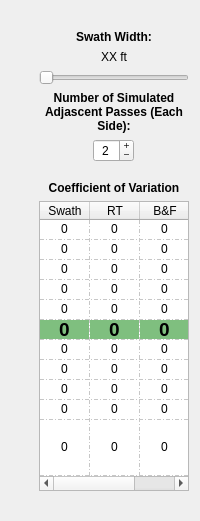
      <widget class="QWidget" name="tab4">
       <attribute name="title">
        <string>Simulations</string>
       </attribute>
       <layout class="QHBoxLayout" name="horizontalLayout_62">
        <item>
         <layout class="QVBoxLayout" name="verticalLayout_17">
          <item>
           <widget class="MplWidget" name="plotWidgetRacetrack" native="true">
            <property name="sizePolicy">
             <sizepolicy hsizetype="Expanding" vsizetype="Preferred">
              <horstretch>0</horstretch>
              <verstretch>0</verstretch>
             </sizepolicy>
            </property>
           </widget>
          </item>
          <item>
           <widget class="MplWidget" name="plotWidgetBackAndForth" native="true">
            <property name="sizePolicy">
             <sizepolicy hsizetype="Expanding" vsizetype="Preferred">
              <horstretch>0</horstretch>
              <verstretch>0</verstretch>
             </sizepolicy>
            </property>
           </widget>
          </item>
         </layout>
        </item>
        <item>
         <layout class="QVBoxLayout" name="verticalLayout_33">
          <item>
           <spacer name="verticalSpacer_9">
            <property name="orientation">
             <enum>Qt::Vertical</enum>
            </property>
            <property name="sizeHint" stdset="0">
             <size>
              <width>98</width>
              <height>19</height>
             </size>
            </property>
           </spacer>
          </item>
          <item>
           <widget class="QLabel" name="label_34">
            <property name="sizePolicy">
             <sizepolicy hsizetype="Preferred" vsizetype="Preferred">
              <horstretch>0</horstretch>
              <verstretch>0</verstretch>
             </sizepolicy>
            </property>
            <property name="font">
             <font>
              <weight>75</weight>
              <bold>true</bold>
             </font>
            </property>
            <property name="text">
             <string>Swath Width:</string>
            </property>
            <property name="alignment">
             <set>Qt::AlignCenter</set>
            </property>
           </widget>
          </item>
          <item>
           <widget class="QLabel" name="labelSimulatedSwath">
            <property name="sizePolicy">
             <sizepolicy hsizetype="Preferred" vsizetype="Preferred">
              <horstretch>0</horstretch>
              <verstretch>0</verstretch>
             </sizepolicy>
            </property>
            <property name="text">
             <string>XX ft</string>
            </property>
            <property name="alignment">
             <set>Qt::AlignCenter</set>
            </property>
           </widget>
          </item>
          <item>
           <widget class="QSlider" name="horizontalSliderSimulatedSwath">
            <property name="sizePolicy">
             <sizepolicy hsizetype="Preferred" vsizetype="Fixed">
              <horstretch>0</horstretch>
              <verstretch>0</verstretch>
             </sizepolicy>
            </property>
            <property name="maximumSize">
             <size>
              <width>16777215</width>
              <height>16777215</height>
             </size>
            </property>
            <property name="orientation">
             <enum>Qt::Horizontal</enum>
            </property>
           </widget>
          </item>
          <item>
           <widget class="QLabel" name="label_35">
            <property name="sizePolicy">
             <sizepolicy hsizetype="Preferred" vsizetype="Preferred">
              <horstretch>0</horstretch>
              <verstretch>0</verstretch>
             </sizepolicy>
            </property>
            <property name="maximumSize">
             <size>
              <width>150</width>
              <height>16777215</height>
             </size>
            </property>
            <property name="font">
             <font>
              <weight>75</weight>
              <bold>true</bold>
             </font>
            </property>
            <property name="frameShape">
             <enum>QFrame::NoFrame</enum>
            </property>
            <property name="text">
             <string>Number of Simulated Adjascent Passes (Each Side):</string>
            </property>
            <property name="alignment">
             <set>Qt::AlignCenter</set>
            </property>
            <property name="wordWrap">
             <bool>true</bool>
            </property>
           </widget>
          </item>
          <item alignment="Qt::AlignHCenter">
           <widget class="QSpinBox" name="spinBoxSimulatedSwathPasses">
            <property name="sizePolicy">
             <sizepolicy hsizetype="Fixed" vsizetype="Fixed">
              <horstretch>0</horstretch>
              <verstretch>0</verstretch>
             </sizepolicy>
            </property>
            <property name="layoutDirection">
             <enum>Qt::LeftToRight</enum>
            </property>
            <property name="wrapping">
             <bool>false</bool>
            </property>
            <property name="alignment">
             <set>Qt::AlignCenter</set>
            </property>
            <property name="buttonSymbols">
             <enum>QAbstractSpinBox::PlusMinus</enum>
            </property>
            <property name="accelerated">
             <bool>false</bool>
            </property>
            <property name="showGroupSeparator" stdset="0">
             <bool>false</bool>
            </property>
            <property name="suffix">
             <string/>
            </property>
            <property name="maximum">
             <number>10</number>
            </property>
            <property name="value">
             <number>2</number>
            </property>
           </widget>
          </item>
          <item>
           <spacer name="verticalSpacer_11">
            <property name="orientation">
             <enum>Qt::Vertical</enum>
            </property>
            <property name="sizeHint" stdset="0">
             <size>
              <width>13</width>
              <height>13</height>
             </size>
            </property>
           </spacer>
          </item>
          <item>
           <widget class="QLabel" name="label_36">
            <property name="sizePolicy">
             <sizepolicy hsizetype="Preferred" vsizetype="Preferred">
              <horstretch>0</horstretch>
              <verstretch>0</verstretch>
             </sizepolicy>
            </property>
            <property name="font">
             <font>
              <weight>75</weight>
              <bold>true</bold>
             </font>
            </property>
            <property name="text">
             <string>Coefficient of Variation</string>
            </property>
            <property name="alignment">
             <set>Qt::AlignCenter</set>
            </property>
            <property name="wordWrap">
             <bool>true</bool>
            </property>
           </widget>
          </item>
          <item>
           <widget class="QTableWidget" name="tableWidgetCV">
            <property name="sizePolicy">
             <sizepolicy hsizetype="Fixed" vsizetype="Expanding">
              <horstretch>0</horstretch>
              <verstretch>0</verstretch>
             </sizepolicy>
            </property>
            <property name="minimumSize">
             <size>
              <width>0</width>
              <height>290</height>
             </size>
            </property>
            <property name="maximumSize">
             <size>
              <width>150</width>
              <height>290</height>
             </size>
            </property>
            <property name="selectionMode">
             <enum>QAbstractItemView::NoSelection</enum>
            </property>
            <property name="gridStyle">
             <enum>Qt::DashDotLine</enum>
            </property>
            <attribute name="horizontalHeaderCascadingSectionResizes">
             <bool>true</bool>
            </attribute>
            <attribute name="horizontalHeaderDefaultSectionSize">
             <number>50</number>
            </attribute>
            <attribute name="horizontalHeaderMinimumSectionSize">
             <number>50</number>
            </attribute>
            <attribute name="horizontalHeaderStretchLastSection">
             <bool>false</bool>
            </attribute>
            <attribute name="verticalHeaderVisible">
             <bool>false</bool>
            </attribute>
            <attribute name="verticalHeaderCascadingSectionResizes">
             <bool>true</bool>
            </attribute>
            <attribute name="verticalHeaderDefaultSectionSize">
             <number>20</number>
            </attribute>
            <attribute name="verticalHeaderMinimumSectionSize">
             <number>10</number>
            </attribute>
            <attribute name="verticalHeaderShowSortIndicator" stdset="0">
             <bool>false</bool>
            </attribute>
            <attribute name="verticalHeaderStretchLastSection">
             <bool>true</bool>
            </attribute>
            <row>
             <property name="text">
              <string>m10</string>
             </property>
            </row>
            <row>
             <property name="text">
              <string>m8</string>
             </property>
            </row>
            <row>
             <property name="text">
              <string>m6</string>
             </property>
            </row>
            <row>
             <property name="text">
              <string>m4</string>
             </property>
            </row>
            <row>
             <property name="text">
              <string>m2</string>
             </property>
            </row>
            <row>
             <property name="text">
              <string>c</string>
             </property>
             <property name="background">
              <color alpha="128">
               <red>0</red>
               <green>128</green>
               <blue>0</blue>
              </color>
             </property>
            </row>
            <row>
             <property name="text">
              <string>p2</string>
             </property>
            </row>
            <row>
             <property name="text">
              <string>p4</string>
             </property>
            </row>
            <row>
             <property name="text">
              <string>p6</string>
             </property>
            </row>
            <row>
             <property name="text">
              <string>p8</string>
             </property>
            </row>
            <row>
             <property name="text">
              <string>p10</string>
             </property>
            </row>
            <column>
             <property name="text">
              <string>Swath</string>
             </property>
             <property name="textAlignment">
              <set>AlignCenter</set>
             </property>
            </column>
            <column>
             <property name="text">
              <string>RT</string>
             </property>
             <property name="textAlignment">
              <set>AlignCenter</set>
             </property>
            </column>
            <column>
             <property name="text">
              <string>B&amp;F</string>
             </property>
             <property name="textAlignment">
              <set>AlignCenter</set>
             </property>
            </column>
            <item row="0" column="0">
             <property name="text">
              <string>0</string>
             </property>
             <property name="textAlignment">
              <set>AlignCenter</set>
             </property>
            </item>
            <item row="0" column="1">
             <property name="text">
              <string>0</string>
             </property>
             <property name="textAlignment">
              <set>AlignCenter</set>
             </property>
            </item>
            <item row="0" column="2">
             <property name="text">
              <string>0</string>
             </property>
             <property name="textAlignment">
              <set>AlignCenter</set>
             </property>
            </item>
            <item row="1" column="0">
             <property name="text">
              <string>0</string>
             </property>
             <property name="textAlignment">
              <set>AlignCenter</set>
             </property>
            </item>
            <item row="1" column="1">
             <property name="text">
              <string>0</string>
             </property>
             <property name="textAlignment">
              <set>AlignCenter</set>
             </property>
            </item>
            <item row="1" column="2">
             <property name="text">
              <string>0</string>
             </property>
             <property name="textAlignment">
              <set>AlignCenter</set>
             </property>
            </item>
            <item row="2" column="0">
             <property name="text">
              <string>0</string>
             </property>
             <property name="textAlignment">
              <set>AlignCenter</set>
             </property>
            </item>
            <item row="2" column="1">
             <property name="text">
              <string>0</string>
             </property>
             <property name="textAlignment">
              <set>AlignCenter</set>
             </property>
            </item>
            <item row="2" column="2">
             <property name="text">
              <string>0</string>
             </property>
             <property name="textAlignment">
              <set>AlignCenter</set>
             </property>
            </item>
            <item row="3" column="0">
             <property name="text">
              <string>0</string>
             </property>
             <property name="textAlignment">
              <set>AlignCenter</set>
             </property>
            </item>
            <item row="3" column="1">
             <property name="text">
              <string>0</string>
             </property>
             <property name="textAlignment">
              <set>AlignCenter</set>
             </property>
            </item>
            <item row="3" column="2">
             <property name="text">
              <string>0</string>
             </property>
             <property name="textAlignment">
              <set>AlignCenter</set>
             </property>
            </item>
            <item row="4" column="0">
             <property name="text">
              <string>0</string>
             </property>
             <property name="textAlignment">
              <set>AlignCenter</set>
             </property>
            </item>
            <item row="4" column="1">
             <property name="text">
              <string>0</string>
             </property>
             <property name="textAlignment">
              <set>AlignCenter</set>
             </property>
            </item>
            <item row="4" column="2">
             <property name="text">
              <string>0</string>
             </property>
             <property name="textAlignment">
              <set>AlignCenter</set>
             </property>
            </item>
            <item row="5" column="0">
             <property name="text">
              <string>0</string>
             </property>
             <property name="font">
              <font>
               <pointsize>14</pointsize>
               <weight>75</weight>
               <bold>true</bold>
              </font>
             </property>
             <property name="textAlignment">
              <set>AlignCenter</set>
             </property>
             <property name="background">
              <brush brushstyle="SolidPattern">
               <color alpha="128">
                <red>0</red>
                <green>128</green>
                <blue>0</blue>
               </color>
              </brush>
             </property>
            </item>
            <item row="5" column="1">
             <property name="text">
              <string>0</string>
             </property>
             <property name="font">
              <font>
               <pointsize>14</pointsize>
               <weight>75</weight>
               <bold>true</bold>
              </font>
             </property>
             <property name="textAlignment">
              <set>AlignCenter</set>
             </property>
             <property name="background">
              <brush brushstyle="SolidPattern">
               <color alpha="128">
                <red>0</red>
                <green>128</green>
                <blue>0</blue>
               </color>
              </brush>
             </property>
            </item>
            <item row="5" column="2">
             <property name="text">
              <string>0</string>
             </property>
             <property name="font">
              <font>
               <pointsize>14</pointsize>
               <weight>75</weight>
               <bold>true</bold>
              </font>
             </property>
             <property name="textAlignment">
              <set>AlignCenter</set>
             </property>
             <property name="background">
              <brush brushstyle="SolidPattern">
               <color alpha="128">
                <red>0</red>
                <green>128</green>
                <blue>0</blue>
               </color>
              </brush>
             </property>
            </item>
            <item row="6" column="0">
             <property name="text">
              <string>0</string>
             </property>
             <property name="textAlignment">
              <set>AlignCenter</set>
             </property>
            </item>
            <item row="6" column="1">
             <property name="text">
              <string>0</string>
             </property>
             <property name="textAlignment">
              <set>AlignCenter</set>
             </property>
            </item>
            <item row="6" column="2">
             <property name="text">
              <string>0</string>
             </property>
             <property name="textAlignment">
              <set>AlignCenter</set>
             </property>
            </item>
            <item row="7" column="0">
             <property name="text">
              <string>0</string>
             </property>
             <property name="textAlignment">
              <set>AlignCenter</set>
             </property>
            </item>
            <item row="7" column="1">
             <property name="text">
              <string>0</string>
             </property>
             <property name="textAlignment">
              <set>AlignCenter</set>
             </property>
            </item>
            <item row="7" column="2">
             <property name="text">
              <string>0</string>
             </property>
             <property name="textAlignment">
              <set>AlignCenter</set>
             </property>
            </item>
            <item row="8" column="0">
             <property name="text">
              <string>0</string>
             </property>
             <property name="textAlignment">
              <set>AlignCenter</set>
             </property>
            </item>
            <item row="8" column="1">
             <property name="text">
              <string>0</string>
             </property>
             <property name="textAlignment">
              <set>AlignCenter</set>
             </property>
            </item>
            <item row="8" column="2">
             <property name="text">
              <string>0</string>
             </property>
             <property name="textAlignment">
              <set>AlignCenter</set>
             </property>
            </item>
            <item row="9" column="0">
             <property name="text">
              <string>0</string>
             </property>
             <property name="textAlignment">
              <set>AlignCenter</set>
             </property>
            </item>
            <item row="9" column="1">
             <property name="text">
              <string>0</string>
             </property>
             <property name="textAlignment">
              <set>AlignCenter</set>
             </property>
            </item>
            <item row="9" column="2">
             <property name="text">
              <string>0</string>
             </property>
             <property name="textAlignment">
              <set>AlignCenter</set>
             </property>
            </item>
            <item row="10" column="0">
             <property name="text">
              <string>0</string>
             </property>
             <property name="textAlignment">
              <set>AlignCenter</set>
             </property>
            </item>
            <item row="10" column="1">
             <property name="text">
              <string>0</string>
             </property>
             <property name="textAlignment">
              <set>AlignCenter</set>
             </property>
            </item>
            <item row="10" column="2">
             <property name="text">
              <string>0</string>
             </property>
             <property name="textAlignment">
              <set>AlignCenter</set>
             </property>
            </item>
           </widget>
          </item>
          <item>
           <spacer name="verticalSpacer_10">
            <property name="orientation">
             <enum>Qt::Vertical</enum>
            </property>
            <property name="sizeHint" stdset="0">
             <size>
              <width>118</width>
              <height>19</height>
             </size>
            </property>
           </spacer>
          </item>
         </layout>
        </item>
       </layout>
      </widget>
